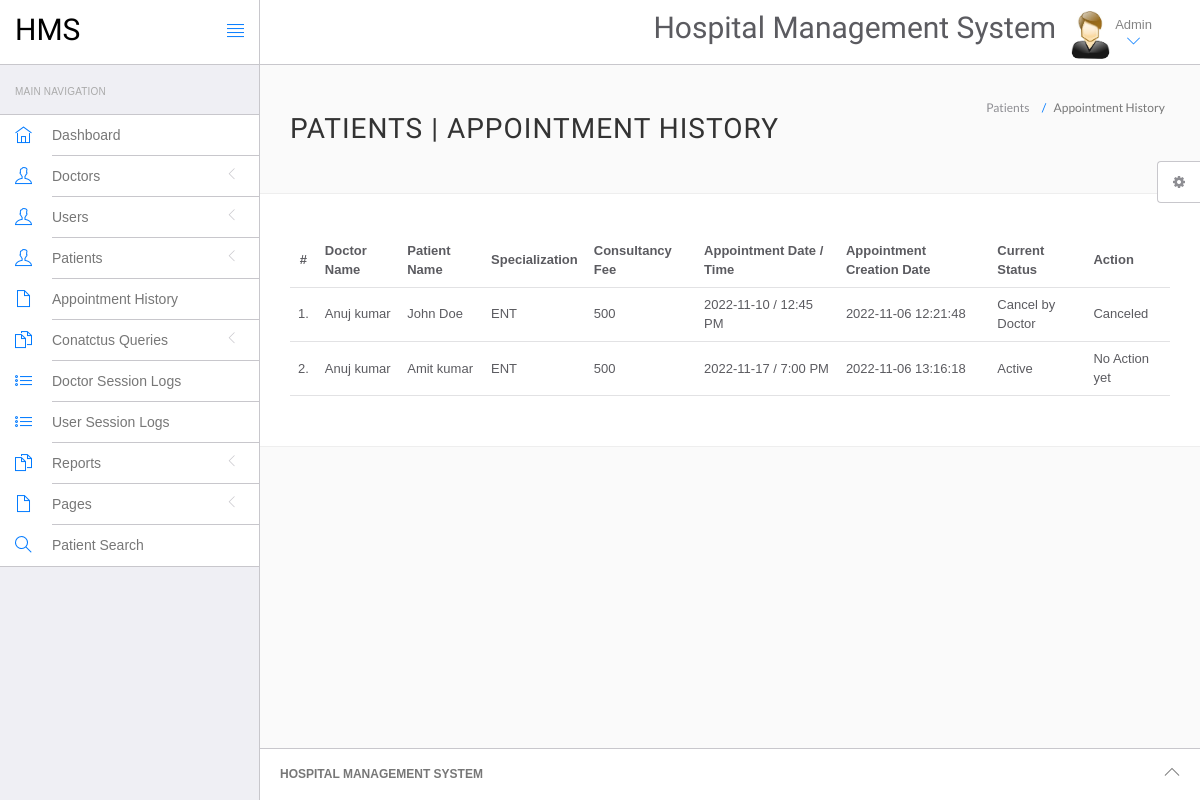
/hospital/hms/admin/appointment-history.php (signed in), run on an earlier commit of the app's database.
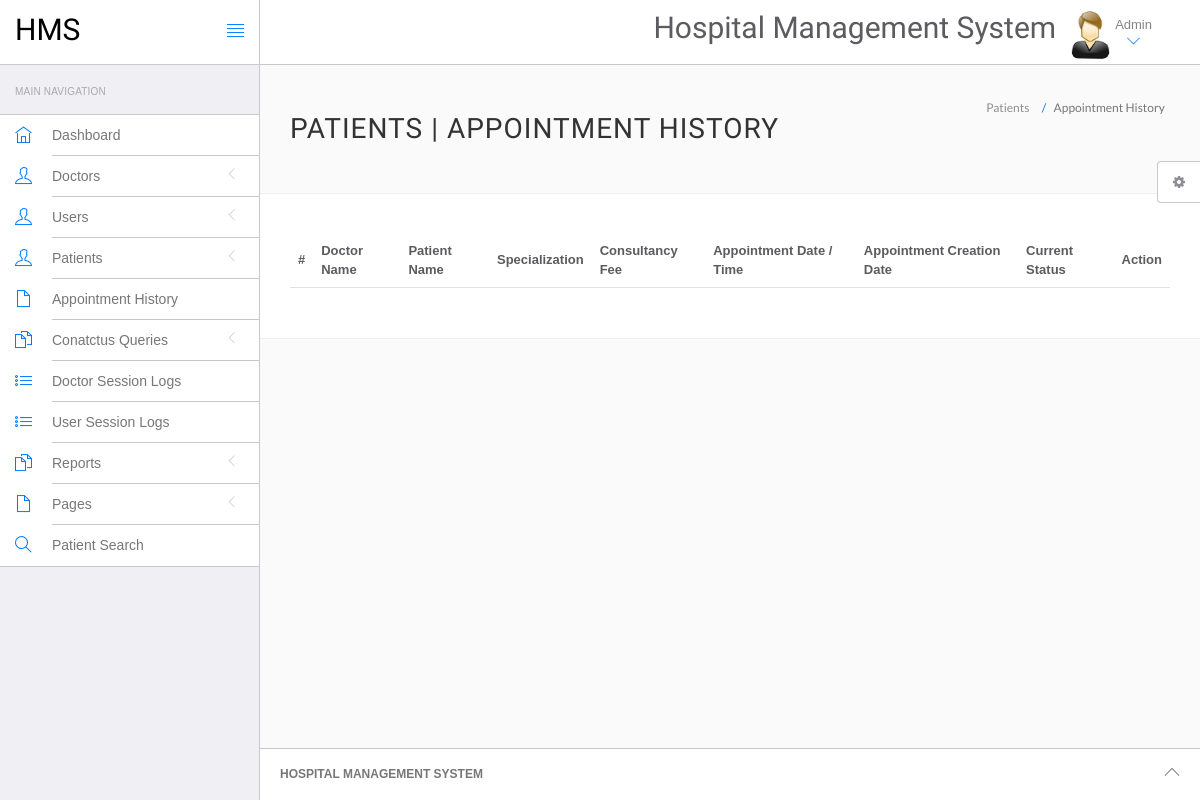
And on a later commit of the database.
### tables this page shows
CREATE TABLE `appointment` (
  `id` int(11) NOT NULL,
  `doctorSpecialization` varchar(255) DEFAULT NULL,
  `doctorId` int(11) DEFAULT NULL,
  `userId` int(11) DEFAULT NULL,
  `consultancyFees` int(11) DEFAULT NULL,
  `appointmentDate` varchar(255) DEFAULT NULL,
  `appointmentTime` varchar(255) DEFAULT NULL,
  `postingDate` timestamp NULL DEFAULT current_timestamp(),
  `userStatus` int(11) DEFAULT NULL,
  `doctorStatus` int(11) DEFAULT NULL,
  `updationDate` timestamp NULL DEFAULT NULL ON UPDATE current_timestamp()
);

CREATE TABLE `doctors` (
  `id` int(11) NOT NULL,
  `specilization` varchar(255) DEFAULT NULL,
  `doctorName` varchar(255) DEFAULT NULL,
  `address` longtext DEFAULT NULL,
  `docFees` varchar(255) DEFAULT NULL,
  `contactno` bigint(11) DEFAULT NULL,
  `docEmail` varchar(255) DEFAULT NULL,
  `password` varchar(255) DEFAULT NULL,
  `creationDate` timestamp NULL DEFAULT current_timestamp(),
  `updationDate` timestamp NULL DEFAULT NULL ON UPDATE current_timestamp()
);

CREATE TABLE `users` (
  `id` int(11) NOT NULL,
  `fullName` varchar(255) DEFAULT NULL,
  `address` longtext DEFAULT NULL,
  `city` varchar(255) DEFAULT NULL,
  `gender` varchar(255) DEFAULT NULL,
  `email` varchar(255) DEFAULT NULL,
  `password` varchar(255) DEFAULT NULL,
  `regDate` timestamp NULL DEFAULT current_timestamp(),
  `updationDate` timestamp NULL DEFAULT NULL ON UPDATE current_timestamp()
);

### hospital/hms/admin/appointment-history.php (the view, shortened to what this page needs)
<?php
include('include/config.php');
if(strlen($_SESSION['id']==0)) {
 header('location:logout.php');
  } else{
?>
<!DOCTYPE html>
<html lang="en">
	<head>
		<link rel="stylesheet" href="vendor/bootstrap/css/bootstrap.min.css">
		<link rel="stylesheet" href="vendor/fontawesome/css/font-awesome.min.css">
		<link rel="stylesheet" href="vendor/themify-icons/themify-icons.min.css">
		<link href="vendor/animate.css/animate.min.css" rel="stylesheet" media="screen">
		<link href="vendor/perfect-scrollbar/perfect-scrollbar.min.css" rel="stylesheet" media="screen">
		<link href="vendor/switchery/switchery.min.css" rel="stylesheet" media="screen">
		<link href="vendor/bootstrap-touchspin/jquery.bootstrap-touchspin.min.css" rel="stylesheet" media="screen">
		<link href="vendor/select2/select2.min.css" rel="stylesheet" media="screen">
		<link href="vendor/bootstrap-datepicker/bootstrap-datepicker3.standalone.min.css" rel="stylesheet" media="screen">
		<link href="vendor/bootstrap-timepicker/bootstrap-timepicker.min.css" rel="stylesheet" media="screen">
		<link rel="stylesheet" href="assets/css/styles.css">
		<link rel="stylesheet" href="assets/css/plugins.css">
		<link rel="stylesheet" href="assets/css/themes/theme-1.css" id="skin_color" />
	</head>
	<body>
		<div id="app">
<?php include('include/sidebar.php');?>
			<div class="app-content">
					<?php include('include/header.php');?>
				<div class="main-content" >
					<div class="wrap-content container" id="container">
						<section id="page-title">
							<div class="row">
								<div class="col-sm-8">
									<h1 class="mainTitle">Patients  | Appointment History</h1>
																	</div>
								<ol class="breadcrumb">
									<li>
										<span>Patients </span>
									</li>
									<li class="active">
										<span>Appointment History</span>
									</li>
								</ol>
							</div>
						</section>
						<div class="container-fluid container-fullw bg-white">
									<div class="row">
								<div class="col-md-12">
									<table class="table table-hover" id="sample-table-1">
										<thead>
											<tr>
												<th class="center">#</th>
												<th class="hidden-xs">Doctor Name</th>
												<th>Patient Name</th>
												<th>Specialization</th>
												<th>Consultancy Fee</th>
												<th>Appointment Date / Time </th>
												<th>Appointment Creation Date  </th>
												<th>Current Status</th>
												<th>Action</th>
											</tr>
										</thead>
										<tbody>
<?php
$sql=mysqli_query($con,"select doctors.doctorName as docname,users.fullName as pname,appointment.*  from appointment join doctors on doctors.id=appointment.doctorId join users on users.id=appointment.userId ");
$cnt=1;
while($row=mysqli_fetch_array($sql))
{
?>
											<tr>
												<td class="center"><?php echo $cnt;?>.</td>
												<td class="hidden-xs"><?php echo $row['docname'];?></td>
												<td class="hidden-xs"><?php echo $row['pname'];?></td>
												<td><?php echo $row['doctorSpecialization'];?></td>
												<td><?php echo $row['consultancyFees'];?></td>
												<td><?php echo $row['appointmentDate'];?> / <?php echo
												 $row['appointmentTime'];?>
												</td>
												<td><?php echo $row['postingDate'];?></td>
												<td>
<?php if(($row['userStatus']==1) && ($row['doctorStatus']==1))
{
	echo "Active";
}
if(($row['userStatus']==1) && ($row['doctorStatus']==0))
{
	echo "Cancel by Doctor";
}
												?></td>
												<td >
												<div class="visible-md visible-lg hidden-sm hidden-xs">
							<?php if(($row['userStatus']==1) && ($row['doctorStatus']==1))
{
echo "No Action yet";
	 } else {
		echo "Canceled";
		} ?>
												</div>
												</td>
											</tr>
											<?php
$cnt=$cnt+1;
											 }?>
										</tbody>
									</table>
								</div>
							</div>
								</div>
					</div>
				</div>
			</div>
	<?php include('include/footer.php');?>
	<?php include('include/setting.php');?>
		</div>
	</body>
</html>
<?php } ?>

### hospital/hms/admin/include/sidebar.php (shortened to what this page needs)
<div class="sidebar app-aside" id="sidebar">
				<div class="sidebar-container perfect-scrollbar">
<nav>
						<div class="navbar-title">
							<span>Main Navigation</span>
						</div>
						<ul class="main-navigation-menu">
							<li>
								<a href="dashboard.php">
									<div class="item-content">
										<div class="item-media">
											<i class="ti-home"></i>
										</div>
										<div class="item-inner">
											<span class="title"> Dashboard </span>
										</div>
									</div>
								</a>
							</li>
							<li>
								<a href="javascript:void(0)">
									<div class="item-content">
										<div class="item-media">
											<i class="ti-user"></i>
										</div>
										<div class="item-inner">
											<span class="title"> Doctors </span><i class="icon-arrow"></i>
										</div>
									</div>
								</a>
								</li>
				<li>
								<a href="javascript:void(0)">
									<div class="item-content">
										<div class="item-media">
											<i class="ti-user"></i>
										</div>
										<div class="item-inner">
											<span class="title"> Users </span><i class="icon-arrow"></i>
										</div>
									</div>
								</a>
								</li>
								<li>
								<a href="javascript:void(0)">
									<div class="item-content">
										<div class="item-media">
											<i class="ti-user"></i>
										</div>
										<div class="item-inner">
											<span class="title"> Patients </span><i class="icon-arrow"></i>
										</div>
									</div>
								</a>
								</li>
<li>
								<a href="appointment-history.php">
									<div class="item-content">
										<div class="item-media">
											<i class="ti-file"></i>
										</div>
										<div class="item-inner">
											<span class="title"> Appointment History </span>
										</div>
									</div>
								</a>
							</li>
				<li>
								<a href="javascript:void(0)">
									<div class="item-content">
										<div class="item-media">
											<i class="ti-files"></i>
										</div>
										<div class="item-inner">
											<span class="title"> Conatctus Queries </span><i class="icon-arrow"></i>
										</div>
									</div>
								</a>
								</li>
	<li>
								<a href="doctor-logs.php">
									<div class="item-content">
										<div class="item-media">
											<i class="ti-list"></i>
										</div>
										<div class="item-inner">
											<span class="title"> Doctor Session Logs </span>
										</div>
									</div>
								</a>
							</li>
							<li>
								<a href="user-logs.php">
									<div class="item-content">
										<div class="item-media">
											<i class="ti-list"></i>
										</div>
										<div class="item-inner">
											<span class="title"> User Session Logs </span>
										</div>
									</div>
								</a>
							</li>
				<li>
								<a href="javascript:void(0)">
									<div class="item-content">
										<div class="item-media">
											<i class="ti-files"></i>
										</div>
										<div class="item-inner">
											<span class="title"> Reports </span><i class="icon-arrow"></i>
										</div>
									</div>
								</a>
							</li>
				<li>
								<a href="javascript:void(0)">
									<div class="item-content">
										<div class="item-media">
											<i class="ti-file"></i>
										</div>
										<div class="item-inner">
											<span class="title"> Pages </span><i class="icon-arrow"></i>
										</div>
									</div>
								</a>
							</li>
								<li>
								<a href="patient-search.php">
									<div class="item-content">
										<div class="item-media">
											<i class="ti-search"></i>
										</div>
										<div class="item-inner">
											<span class="title"> Patient Search </span>
										</div>
									</div>
								</a>
							</li>
						</ul>
					</nav>
					</div>
			</div>

### hospital/hms/admin/include/header.php (shortened to what this page needs)
<header class="navbar navbar-default navbar-static-top">
					<div class="navbar-header">
						<a class="navbar-brand" href="#">
							<h2 style="padding-top:20%; color:#000 ">HMS</h2>
						</a>
						<a href="#" class="sidebar-toggler pull-right visible-md visible-lg" data-toggle-class="app-sidebar-closed" data-toggle-target="#app">
							<i class="ti-align-justify"></i>
						</a>
					</div>
					<div class="navbar-collapse collapse">
						<ul class="nav navbar-right">
								<li  style="padding-top:2% ">
								<h2>Hospital Management System</h2>
							</li>
							<li class="dropdown current-user">
								<a href class="dropdown-toggle" data-toggle="dropdown">
									<img src="assets/images/images.jpg" > <span class="username">
			Admin
									<i class="ti-angle-down"></i></i></span>
								</a>
							</li>
						</ul>
					</div>
				</header>

### hospital/hms/admin/include/footer.php
<footer>
				<div class="footer-inner">
					<div class="pull-left">
					<span class="text-bold text-uppercase"> Hospital Management System</span>
					</div>
					<div class="pull-right">
						<span class="go-top"><i class="ti-angle-up"></i></span>
					</div>
				</div>
			</footer>

### hospital/hms/admin/include/setting.php (shortened to what this page needs)
<div class="settings panel panel-default hidden-xs hidden-sm" id="settings">
				<button ct-toggle="toggle" data-toggle-class="active" data-toggle-target="#settings" class="btn btn-default">
					<i class="fa fa-spin fa-gear"></i>
				</button>
			</div>

### hospital/hms/admin/assets/css/plugins.css (style rules this page uses)
.perfect-scrollbar { overflow-y: hidden !important; }

### hospital/hms/admin/assets/css/themes/theme-1.css (style rules this page uses)
body { background: #FAFAFA; }
header .navbar-header { background: #ffffff !important; border-right-color: #c8c7cc !important; border-bottom-color: #c8c7cc !important; }
header .navbar-header .sidebar-toggler, header .navbar-header .sidebar-mobile-toggler { color: #007aff !important; }
header .navbar-header .navbar-brand { color: #777 !important; }
header .navbar-collapse { background: #ffffff !important; border-bottom-color: #c8c7cc !important; box-shadow: none !important; }
header .navbar-collapse .navbar-right > li > a { color: #777; }
header .navbar-collapse .navbar-right > li > a i { color: #007aff !important; }
#sidebar { background: #EFEFF4 !important; }
#sidebar:before { border-right-width: "1px" !important; border-right-style: solid; border-right-color: #c8c7cc !important; }
#sidebar nav { border-right-width: "1px" !important; border-right-style: solid; border-right-color: #c8c7cc !important; }
#sidebar nav .navbar-title { color: #aaaaaa; }
#sidebar nav > ul { background: #ffffff !important; border-bottom-color: #c8c7cc !important; border-top-color: #c8c7cc !important; }
#sidebar nav > ul > li > a .item-media > i { color: #007aff !important; }
#sidebar nav > ul > li > a .item-inner { color: #777 !important; border-bottom-color: #c8c7cc; }
#app > footer { background: #ffffff !important; border-top-color: #c8c7cc !important; color: #777; }

What changed in the data, as far as the page shows it:
removed appointment: doctorId.doctorName "Anuj kumar", userId.fullName "John Doe", doctorSpecialization "ENT", consultancyFees "500", appointmentDate "2022-11-10", appointmentTime "12:45 PM", postingDate "2022-11-06 12:21:48", userStatus "Cancel by Doctor"
removed appointment: doctorId.doctorName "Anuj kumar", userId.fullName "Amit kumar", doctorSpecialization "ENT", consultancyFees "500", appointmentDate "2022-11-17", appointmentTime "7:00 PM", postingDate "2022-11-06 13:16:18", userStatus "Active"
